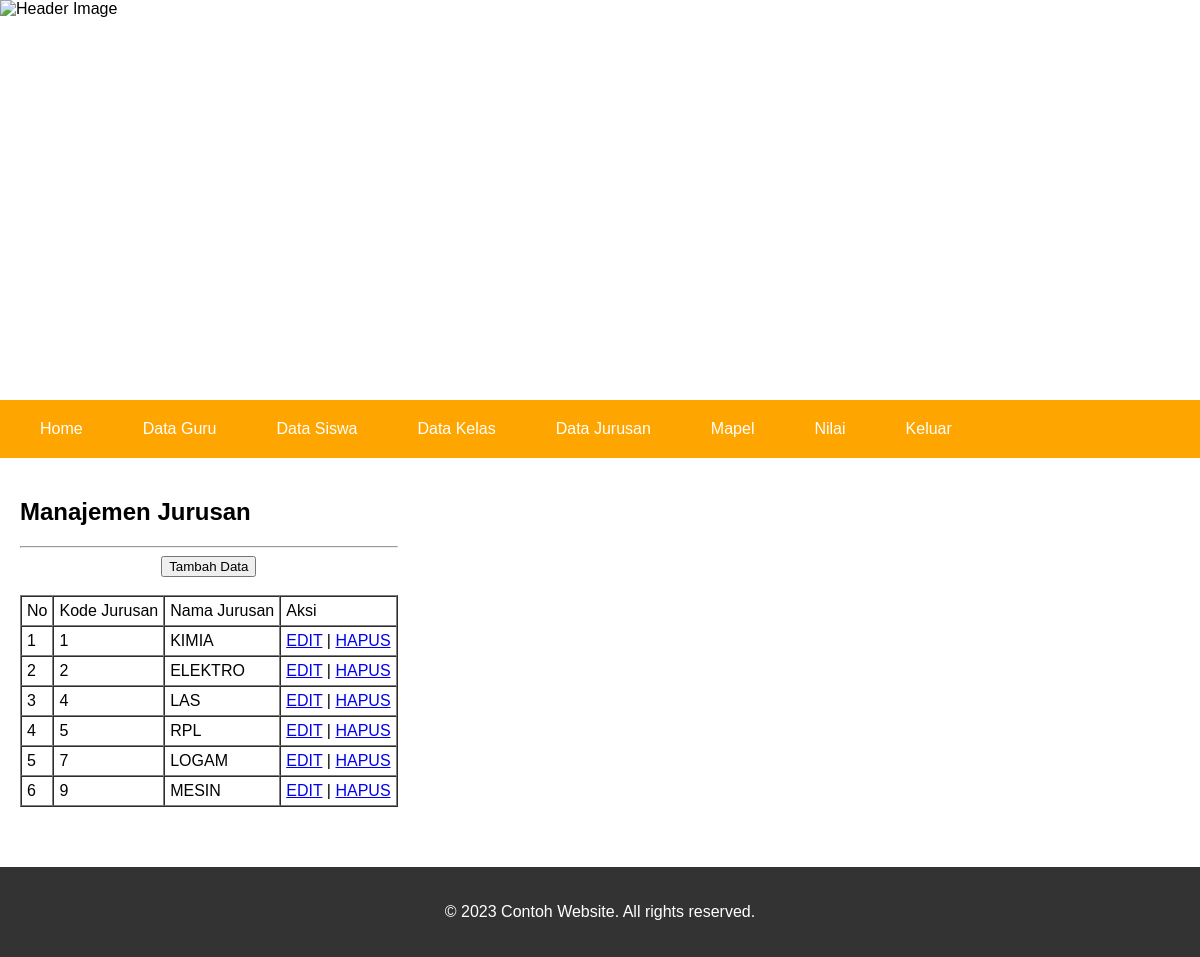
The app's page /admin/bacajurusan.php (signed in) with its own data.
### tables this page shows
CREATE TABLE `jurusan` (
  `kdjurusan` int(17) NOT NULL,
  `namajurusan` varchar(50) DEFAULT NULL
);

### admin/bacajurusan.php (the view, shortened to what this page needs)
<?php
include '../koneksi.php';
?>
<!DOCTYPE html>
<html lang="en">
<head>
</head>
<body>
	<header>
		<div class="header-image">
			<img src="../smkbisa1.jpeg" alt="Header Image" />
		</div>
		<nav>
			<ul>
				<li><a href="bacaadmin.php">Home</a></li>
				<li><a href="bacaguru.php">Data Guru</a></li>
				<li><a href="bacasiswa.php">Data Siswa</a></li>
				<li><a href="bacakelas.php">Data Kelas</a></li>
				<li><a href="bacajurusan.php">Data Jurusan</a></li>
				<li><a href="bacamapel.php">Mapel</a></li>
				<li><a href="bacanilai.php">Nilai</a></li>
                <li><a href="logout.php">Keluar</a></li>
			</ul>
		</nav>
	</header>
	<main>
		<section class="content">
			<div class="col-1">
			<h2>Manajemen Jurusan</h2>
	<hr>
	<center><input type="button" value="Tambah Data" onclick="location.href='tambahjurusan.php'"></center>
	<br>
	<table border='1' cellspacing="0" cellpadding='5'>
		<tr>
			<td>No</td>
			<td>Kode Jurusan</td>
			<td>Nama Jurusan</td>
            <td>Aksi</td>
		</tr>
		<?php
		$no = 1;
		$sql = "SELECT * FROM jurusan";
		$query = mysqli_query($conn, $sql);
		while ($data = mysqli_fetch_array($query)) {
		?>
			<tr>
				<td><?php echo "$no"; ?></td>
				<td><?php echo "$data[kdjurusan]"; ?></td>
				<td><?php echo "$data[namajurusan]"; ?></td>
				<td>
					<a href="editjurusan.php?id=<?php echo "$data[kdjurusan]"; ?>">EDIT</a> |
					<a href="hapusjurusan.php?id=<?php echo "$data[kdjurusan]"; ?>" onclick="return confirm('Anda yakin?')">HAPUS</a>
				</td>
			</tr>
		<?php
			$no++;
		}
		?>
	</table>
			</div>
		</section>
	</main>
	<footer>
		<p>&copy; 2023 Contoh Website. All rights reserved.</p>
	</footer>
</body>
</html>

### admin/bacajurusan.php (style rules this page uses)
body { margin: 0; padding: 0; font-family: Arial, sans-serif; }
header { position: relative; }
.header-image { position: relative; overflow: hidden; aspect-ratio: 3/1; object-fit: cover; }
.header-image img { position: absolute; top: 0; left: 0; width: 100%; height: 100%; max-width: 100%; }
nav { background-color: orange; color: #fff; padding: 20px; }
nav ul { margin: 0; padding: 0; list-style: none; display: flex; flex-wrap: wrap; }
nav ul li { margin-right: 20px; }
nav ul li a { color: #fff; text-decoration: none; margin: 0; padding: 20px; }
main { margin: 20px; display: flex; flex-direction: column; }
.content { display: flex; flex-wrap: wrap; margin-bottom: 40px; }
footer { background-color: #333; color: #fff; padding: 20px; text-align: center; }

### records on screen
jurusan: kdjurusan "1", namajurusan "KIMIA"
jurusan: kdjurusan "2", namajurusan "ELEKTRO"
jurusan: kdjurusan "4", namajurusan "LAS"
jurusan: kdjurusan "5", namajurusan "RPL"
jurusan: kdjurusan "7", namajurusan "LOGAM"
jurusan: kdjurusan "9", namajurusan "MESIN"
